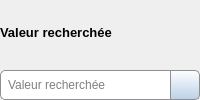
    <widget class="QWidget" name="value_search_widget" native="true">
     <layout class="QVBoxLayout" name="verticalLayout">
      <property name="leftMargin">
       <number>0</number>
      </property>
      <property name="topMargin">
       <number>0</number>
      </property>
      <property name="rightMargin">
       <number>0</number>
      </property>
      <property name="bottomMargin">
       <number>0</number>
      </property>
      <item>
       <widget class="QLabel" name="value_search_title">
        <property name="font">
         <font>
          <family>Segoe UI</family>
          <pointsize>10</pointsize>
          <weight>75</weight>
          <bold>true</bold>
         </font>
        </property>
        <property name="text">
         <string>Valeur recherchée</string>
        </property>
       </widget>
      </item>
      <item>
       <layout class="QHBoxLayout" name="value_search_layer">
        <property name="spacing">
         <number>0</number>
        </property>
        <item>
         <widget class="QLineEdit" name="value_search">
          <property name="minimumSize">
           <size>
            <width>0</width>
            <height>30</height>
           </size>
          </property>
          <property name="maximumSize">
           <size>
            <width>16777215</width>
            <height>30</height>
           </size>
          </property>
          <property name="font">
           <font>
            <family>Segoe UI</family>
            <pointsize>9</pointsize>
           </font>
          </property>
          <property name="styleSheet">
           <string notr="true">QLineEdit{padding-left: 5px; border: 1px solid #8f8f91; border-right-width: 0px; border-top-left-radius:5px; border-bottom-left-radius: 5px; }</string>
          </property>
          <property name="placeholderText">
           <string>Valeur recherchée</string>
          </property>
         </widget>
        </item>
        <item>
         <widget class="QPushButton" name="value_reset">
          <property name="minimumSize">
           <size>
            <width>30</width>
            <height>30</height>
           </size>
          </property>
          <property name="maximumSize">
           <size>
            <width>30</width>
            <height>30</height>
           </size>
          </property>
          <property name="styleSheet">
           <string notr="true">QPushButton{border: 1px solid #8f8f91; border-top-right-radius:5px ; border-bottom-right-radius:5px; background-color: qlineargradient(spread:pad, x1:0, y1:0, x2:0, y2:1, stop:0 #FFFFFF, stop:1 #BAD0E7); }
QPushButton:hover{background-color: qlineargradient(spread:pad, x1:0, y1:0, x2:0, y2:1, stop:0 #F8F8F8, stop:1 #8FADCC); }
QPushButton:pressed{background-color: qlineargradient(spread:pad, x1:0, y1:0, x2:0, y2:1, stop:0 #8FADCC, stop:1 #F8F8F8); }</string>
          </property>
          <property name="text">
           <string/>
          </property>
          <property name="icon">
           <iconset resource="../icones/icons.qrc">
            <normaloff>:/Images/reset.svg</normaloff>:/Images/reset.svg</iconset>
          </property>
          <property name="iconSize">
           <size>
            <width>18</width>
            <height>18</height>
           </size>
          </property>
         </widget>
        </item>
       </layout>
      </item>
     </layout>
    </widget>
